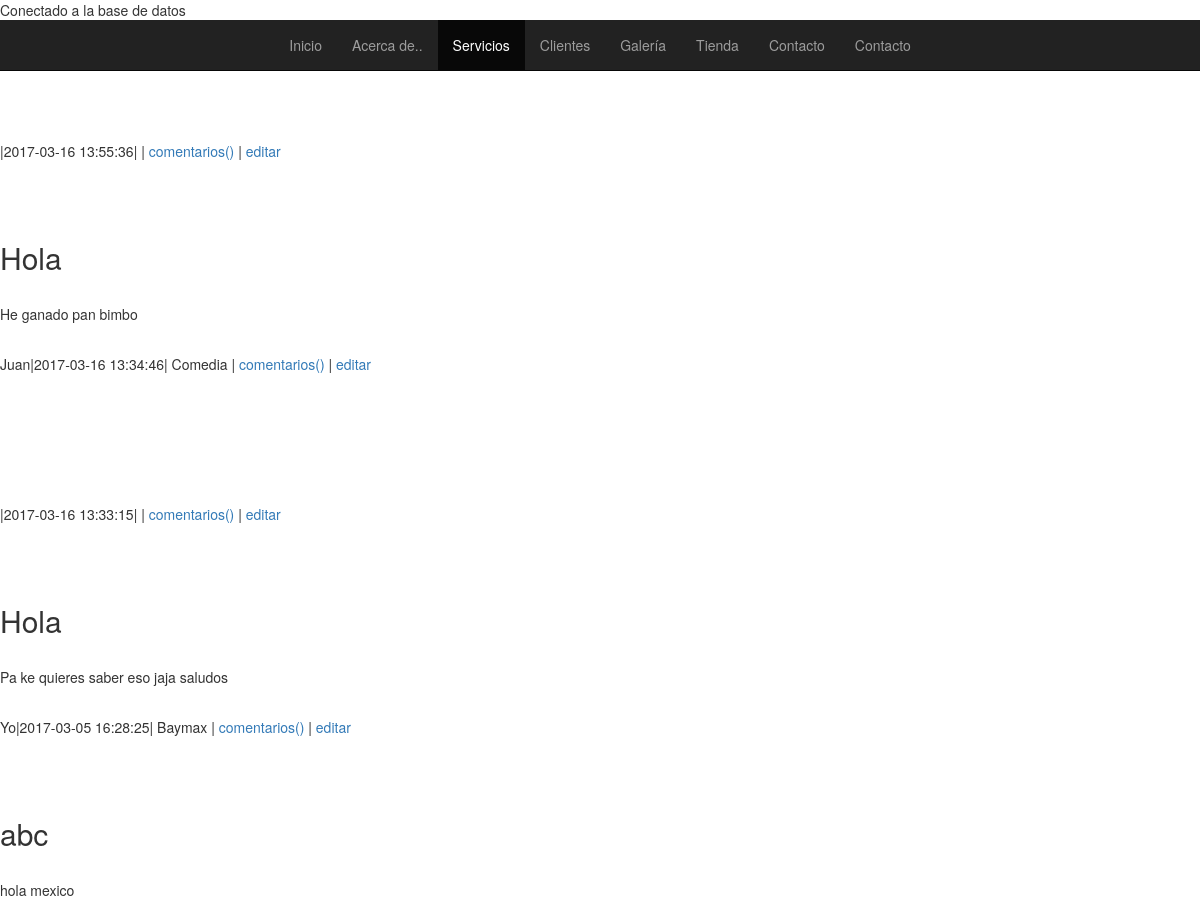
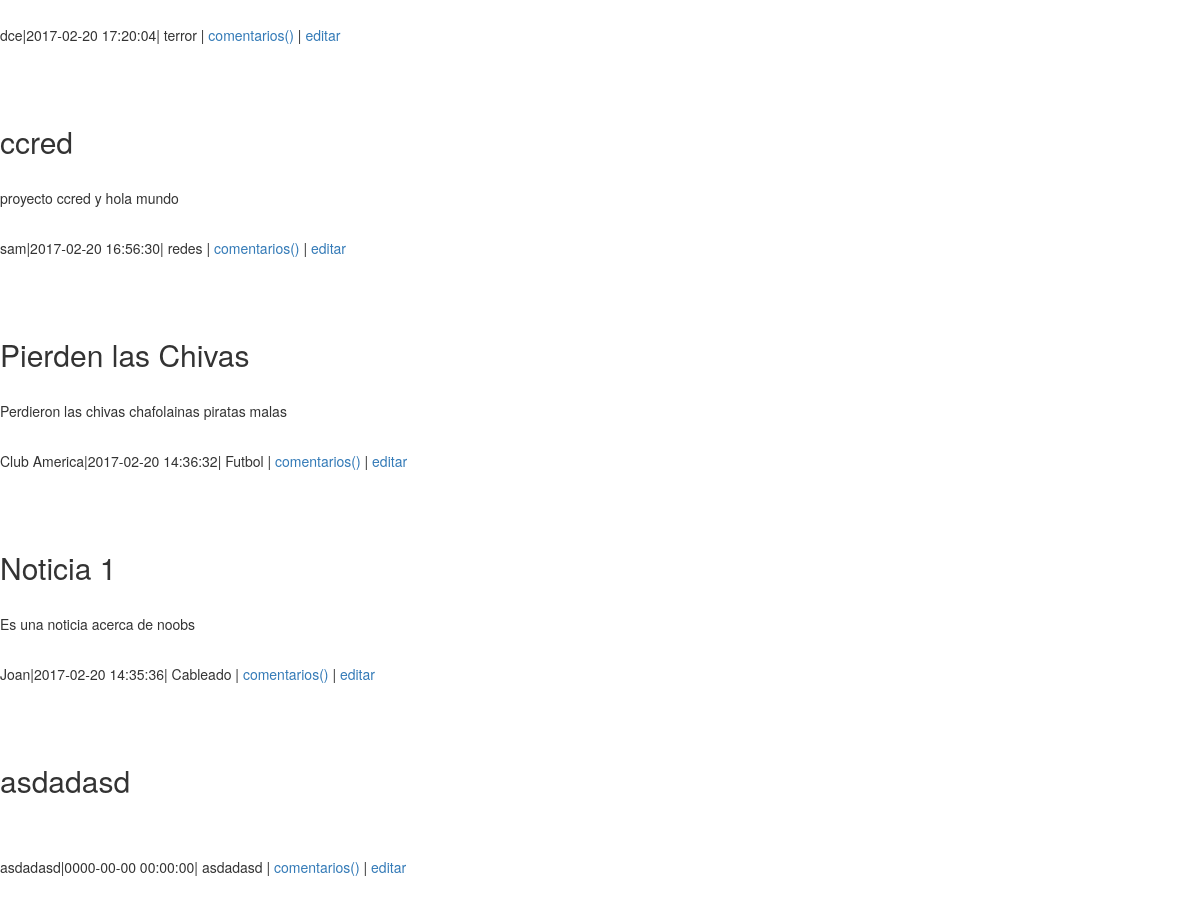
/noticias.php, run on the app's committed database (2 pictures, top to bottom).
### tables this page shows
CREATE TABLE IF NOT EXISTS `noticias` (
  `id_noticia` int(4) NOT NULL AUTO_INCREMENT,
  `autor` varchar(255) DEFAULT NULL,
  `titulo` varchar(255) DEFAULT NULL,
  `categoria` varchar(255) DEFAULT NULL,
  `fecha` datetime NOT NULL,
  `noticia` blob,
  KEY `id_noticia` (`id_noticia`)
);

### noticias.php (the view, shortened to what this page needs)
<html>
  <head>
    <?php
      $connect = mysqli_connect("localhost","root","") or die('No se pudo conectar: '.mysql_error());
      mysqli_select_db($connect,"ccred_database") or die ('No se pudo seleccionar la base de datos: '.mysql_error());
      $result=mysqli_query($connect,"select * from noticias order by fecha Desc");
      ?>
    <link href="css/bootstrap.min.css" rel="stylesheet">
    <link href="css/style.css" rel="stylesheet">
  </head>
  <body>
    <nav class="navbar navbar-inverse navbar-static-top">
      <div id="navbar" class="collapse navbar-collapse">
        <ul class="nav navbar-nav">
          <li>
            <a href="index.html">Inicio</a>
          </li>
          <li>
            <a href="acercade.html">Acerca de..</a>
          </li>
          <li class="active">
            <a href="servicios.html">Servicios</a>
          </li>
          <li>
            <a href="clientes.html">Clientes</a>
          </li>
          <li>
            <a href="galeria.html">Galería</a>
          </li>
          <li>
            <a href="tienda.html">Tienda</a>
          </li>
          <li>
            <a href="contacto.html">Contacto</a>
          </li>
          <li>
            <a href="login.php">Contacto</a>
          </li>
        </ul>
      </div>
    </nav>
    <?php
      while($row=mysqli_fetch_array($result))
      {
      echo '<h2>'.$row['titulo'].'</h2><br><p>'.$row['noticia'].'</p><br/>'.$row['autor'].'|'.$row['fecha'].'| '.$row['categoria'].' |
      <a href="ver.php?id='.$row['id_noticia'].'">comentarios()</a> |
      <a href="editar.php?id='.$row['id_noticia'].'">editar</a><br/><br /><br /><br />';
      }
    ?>
  </body>
</html>

### css/style.css (style rules this page uses)
html, body { max-width: 100%; overflow-x: hidden; }
.nav { margin-bottom: 0 !important; }
.navbar .navbar-nav { display: inline-block; float: none; align: top; }
.navbar .navbar-collapse { text-align: center; }
li:last-child { float:right ; }

### data on the page
noticias: fecha "2017-03-16 13:55:36"
noticias: titulo "Hola", noticia "He ganado pan bimbo", autor "Juan", fecha "2017-03-16 13:34:46", categoria "Comedia"
noticias: fecha "2017-03-16 13:33:15"
noticias: titulo "Hola", noticia "Pa ke quieres saber eso jaja saludos", autor "Yo", fecha "2017-03-05 16:28:25", categoria "Baymax"
noticias: titulo "abc", noticia "hola mexico", autor "dce", fecha "2017-02-20 17:20:04", categoria "terror"
noticias: titulo "ccred", noticia "proyecto ccred y hola mundo", autor "sam", fecha "2017-02-20 16:56:30", categoria "redes"
noticias: titulo "Pierden las Chivas", noticia "Perdieron las chivas chafolainas piratas malas", autor "Club America", fecha "2017-02-20 14:36:32", categoria "Futbol"
noticias: titulo "Noticia 1", noticia "Es una noticia acerca de noobs", autor "Joan", fecha "2017-02-20 14:35:36", categoria "Cableado"
noticias: titulo "asdadasd", autor "asdadasd", fecha "0000-00-00 00:00:00", categoria "asdadasd"
